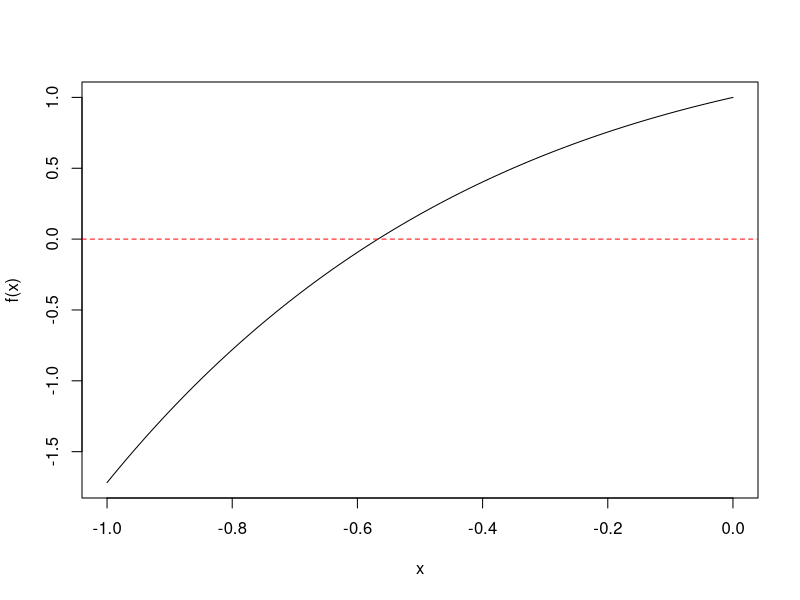
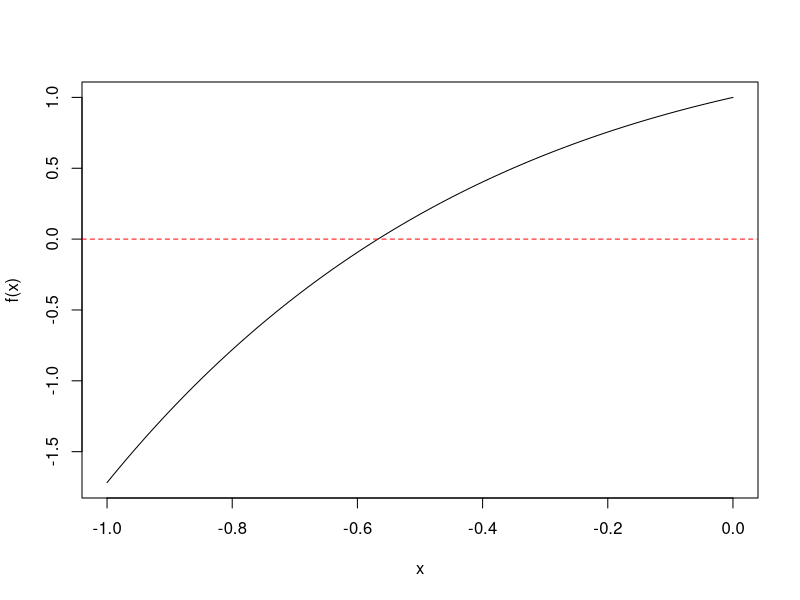

The R source for these figures, in order:
# Metode Tertutup: Metode Biseksi
root_bisection <- function(f, a, b, tol=1e-7, N=100){
  iter <- 0
  fa <- f(a)
  fb <- f(b)
  
  while(abs(b-a)>tol){
    iter <- iter+1
    if(iter>N){
      warning("iterations maximum exceeded")
      break
    }
    x <- (a+b)/2
    fx <- f(x)
    if(fa*fx>0){
      a <- x
      fa <- fx
    } else{
      b <- x
      fb <- fx
    }
  }
  
  # iterasi nilai x sebagai return value
  root <- (a+b)/2
  return(list(`function`=f, root=root, iter=iter))
}

#Contoh penggunaan
# Carilah akar persamaan f(x) = x*e^(-x) + 1 pada rentang x = [-1,0]
# dengan nilai toleransi sebesar 10^(-7)

root_bisection(function(x){x*exp(-x)+1},
               a=-1, b=0)

#plot
f=function(x){x*exp(-x)+1}
curve(f, from = -1, to = 0)
abline(h = 0, col="red", lty=2)


root_bisection(function(x){x^4 - x^3 + 2*x^2 -2*x -12},
               a=-2, b=0)

#plot
f=function(x){x*exp(-x)+1}
curve(f, from = -1, to = 0)
abline(h = 0, col="red", lty=2)